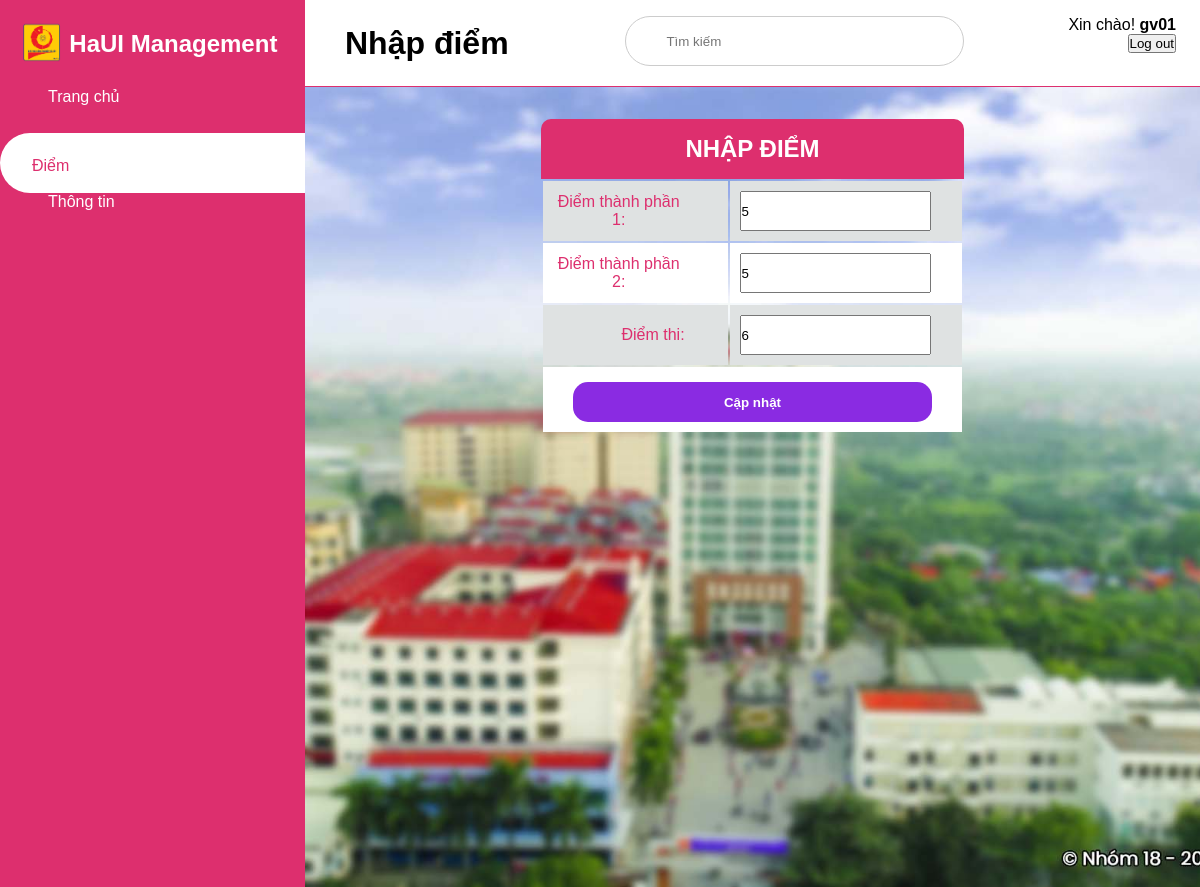
The page /teacher/function/mark/updateMark.php?id=2 (signed in) on the database its author committed.
### tables this page shows
CREATE TABLE `diem` (
  `id` int(11) NOT NULL,
  `mon_id` int(11) NOT NULL,
  `sv_id` int(11) NOT NULL,
  `diem_tp_1` float DEFAULT NULL,
  `diem_tp_2` float DEFAULT NULL,
  `diem_thi` float DEFAULT NULL,
  `nop_tien` tinyint(1) DEFAULT NULL
);

### teacher/function/mark/updateMark.php (the view, shortened to what this page needs)
<?php
include('../../../connection.php');
if (isset($_GET['id'])) {
    $mark_id  = $_GET['id'];
    $sql = "SELECT * FROM diem WHERE id = $mark_id";
    $query = mysqli_query($conn, $sql);
    $result = array();
    if (mysqli_num_rows($query) > 0) {
        $row = mysqli_fetch_assoc($query);
        $result = $row;
    }
} else {
    $mark_id = '';
}
?>
<!DOCTYPE html>
<html lang="en">
<head>
    <link rel="stylesheet" href="https://maxst.icons8.com/vue-static/landings/line-awesome/line-awesome/1.3.0/css/line-awesome.min.css">
    <link rel="stylesheet" href="https://cdn.jsdelivr.net/npm/bootstrap-icons@1.8.1/font/bootstrap-icons.css">
    <link rel="stylesheet" href="../../assets/frontend/css/style.css">
</head>
<body>
    <?php $page = "mark";
    include('../../common/menu_function.php'); ?>
    <div class="main-content">
        <header>
            <div class="name-content" style="line-height: 55px; width: 30%;">
                <h1>
                    <label for="nav-toggle">
                        <span class="las la-bars">
                        </span>
                    </label>
                    Nhập điểm
                </h1>
            </div>
            <div class="search-wrapper">
                <input type="search" placeholder="Tìm kiếm">
            </div>
            <div class="user-wrapper">
                <div>
                    <form action="" method="POST">
                        <p>Xin chào! <b><?php echo $_SESSION['username']; ?></b></p>
                        <button name="btn_logout">
                            <span class="las la-power-off">Log out</span>
                        </button>
                    </form>
                </div>
            </div>
        </header>
        <main>
            <div>
                <form method="POST">
                    <h2>NHẬP ĐIỂM</h2>
                    <table class="button-add">
                        <tr>
                            <td>
                                <label for="text-mark-1">Điểm thành phần 1: </label>
                            </td>
                            <td>
                                <input type="text" name="text-mark-1" value="<?php if ($mark_id) echo $result['diem_tp_1']; ?>">
                            </td>
                        </tr>
                        <tr>
                            <td>
                                <label for="text-mark-2">Điểm thành phần 2: </label>
                            </td>
                            <td>
                                <input type="text" name="text-mark-2" value="<?php if ($mark_id) echo $result['diem_tp_2']; ?>">
                            </td>
                        </tr>
                        <tr>
                            <td>
                                <label for="text-exam">Điểm thi: </label>
                            </td>
                            <td>
                                <input type="text" name="text-exam" value="<?php if ($mark_id) echo $result['diem_thi']; ?>">
                            </td>
                        </tr>
                        <tr>
                            <td style="text-align: center" colspan="2">
                                <input type="submit" value="Cập nhật" name="btn-update-mark" class="bt-add">
                            </td>
                        </tr>
                    </table>
                </form>
            </div>
        </main>
    </div>
</body>
</html>

### teacher/assets/frontend/css/style.css (style rules this page uses)
:root { --main-coler: #dd2f6e; --color-dark: #1d2231; --text-grey: #8390a2; --baseColor: #dd2f6e; --borderRadius: 10px; --imageBig: 100px; --imageSmall: 60px; --padding: 10px; }
* { padding: 0; margin: 0; box-sizing: border-box; list-style-type: none; text-decoration: none; font-family: "Poppins", sans-serif; }
.main-content { transition: margin-left 300ms; margin-left: 305px; }
header { height: 87px; display: flex; justify-content: space-between; padding: 1rem 1.5rem; position: fixed; align-content: center; left: 305px; width: calc(100% - 305px); top: 0; z-index: 100; transition: left 300ms; background: white; border-bottom: 1px solid var(--main-coler); }
header label span { font-size: 1.7rem; padding-right: 1rem; }
.user-wrapper { width: 20%; text-align: right; }
.search-wrapper { border: 1px solid #ccc; border-radius: 30px; height: 50px; display: flex; align-items: center; overflow: hidden; width: 40%; }
.search-wrapper input { padding: 0.5rem; border: none; outline: none; width: 50%; }
main { margin-top: 87px; padding: 2rem 1.5rem; min-height: 100vh; background-image: url("../images/cover.jpg"); background-position: center; background-repeat: no-repeat; background-size: cover; }
table td, th { color: var(--baseColor, 10%); padding: var(--padding); }
table td { text-align: center; vertical-align: middle; }
table td:last-child { font-size: 0.95em; line-height: 1.4; text-align: left; }
table tr:nth-child(2n) { background-color: white; }
table tr:nth-child(2n + 1) { background-color: #dfe2e2; }
div form h2 { width: 50%; background-color: var(--baseColor); color: white; font-size: 1.5em; padding: 1rem; text-align: center; text-transform: uppercase; margin: auto; border-radius: 10px 10px 0 0; }
.button-add { width: 50%; margin: auto; }
.button-add tr td label { display: flex; justify-content: right; width: 80%; }
.button-add tr td input { width: 90%; height: 40px; }
.bt-add { padding: 5px; width: 20%; border-radius: 15px; border-color: transparent; background-color: #8a2be2; color: white; font-weight: bold; margin-top: 5px; }

### rows shown on the page
diem: text-mark-1 "5", text-mark-2 "5", text-exam "6"

### other values the page prints
$_SESSION['username'] "gv01"
